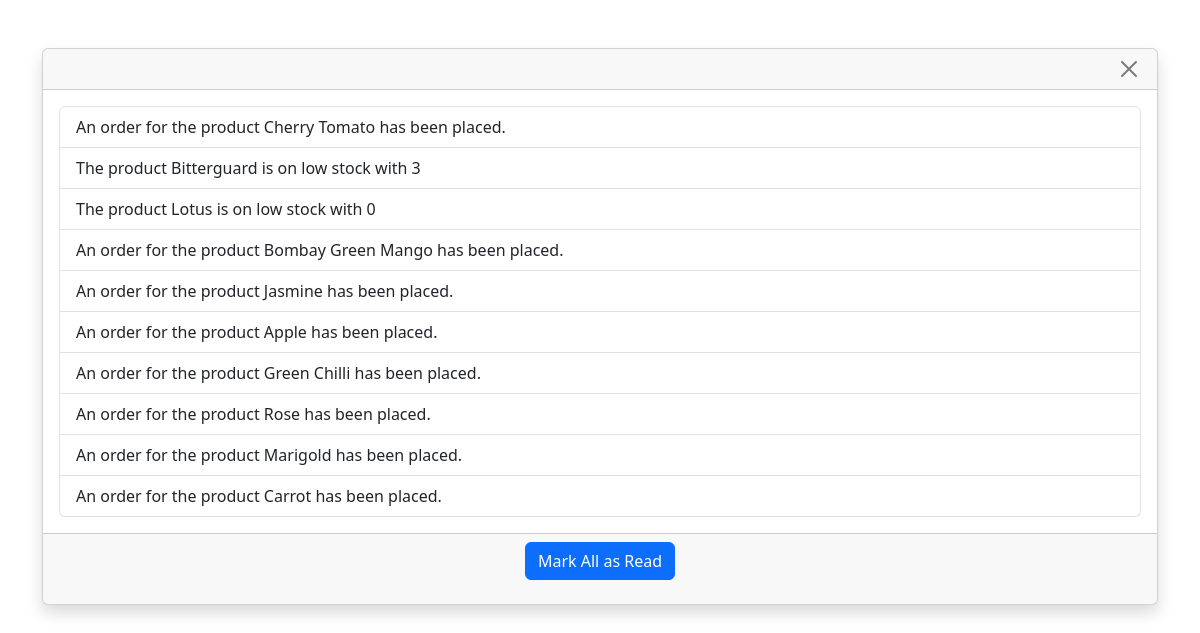
Page /show_notification/3 (signed in) on the committed database.
### agriselect/models.py (models this page shows)
class Notification(models.Model):
    seller = models.ForeignKey(CustomUser, on_delete=models.CASCADE)
    message = models.TextField()
    read = models.BooleanField(default=False)
    created_at = models.DateTimeField(auto_now_add=True)

### agriselect/views.py (the view)
# urls.py: path('show_notification/<int:seller_id>',views.showNotification,name="show_notification"),
@login_required
def showNotification(request,seller_id):
    notifications=Notification.objects.filter(seller_id=seller_id)
    return render(request,"notification_list.html",{'notifications':notifications})

### template/notification_list.html (shortened to what this page needs)
<html>
    <head>
        <link href="https://cdn.jsdelivr.net/npm/bootstrap@5.3.2/dist/css/bootstrap.min.css" rel="stylesheet">
    </head>
{% block content %}
<div class="container mt-5">
    <div class="card shadow">
        <div class="card-header d-flex justify-content-end">
            <button type="button" class="btn-close" aria-label="Close" onclick="window.history.back();"></button>
        </div>
        <div class="card-body">
            <ul class="list-group">
                {% for notification in notifications %}
                <li class="list-group-item {% if notification.read %}read{% else %}unread{% endif %}">
                    {% if notification.read %}
                    <strong class="text-success">{{ notification.message }}</strong>
                    {% else %}
                    {{ notification.message }}
                    {% endif %}
                </li>
                {% empty %}
                <li class="list-group-item">No notifications to display.</li>
                {% endfor %}
            </ul>
        </div>
        <div class="card-footer text-center">
            <form method="post" action="{% url 'mark_notifications_as_read' %}">
                <button type="submit" class="btn btn-primary">Mark All as Read</button>
            </form>
        </div>
    </div>
</div>
{% endblock%}
</html>

### rows in the picture
Notification: message "An order for the product Cherry Tomato has been placed."
Notification: message "The product Bitterguard is on low stock with 3"
Notification: message "The product Lotus is on low stock with 0"
Notification: message "An order for the product Bombay Green Mango has been placed."
Notification: message "An order for the product Jasmine has been placed."
Notification: message "An order for the product Apple has been placed."
Notification: message "An order for the product Green Chilli has been placed."
Notification: message "An order for the product Rose has been placed."
Notification: message "An order for the product Marigold has been placed."
Notification: message "An order for the product Carrot has been placed."
